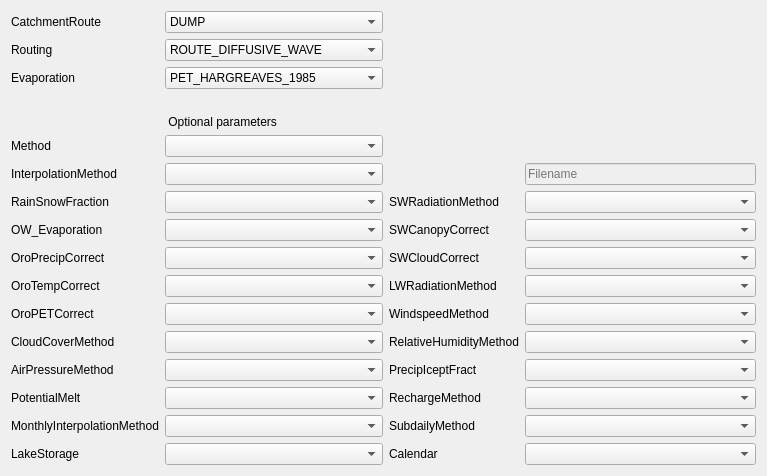
       <widget class="QWidget" name="tabWidgetPage2">
        <attribute name="title">
         <string>Sim. Parameters</string>
        </attribute>
        <layout class="QGridLayout" name="gridLayout_3">
         <item row="3" column="0">
          <widget class="QLabel" name="label_5">
           <property name="text">
            <string>Evaporation</string>
           </property>
          </widget>
         </item>
         <item row="18" column="2">
          <widget class="QLabel" name="label_20">
           <property name="text">
            <string>PrecipIceptFract</string>
           </property>
          </widget>
         </item>
         <item row="21" column="3">
          <widget class="QComboBox" name="combo_calendar">
           <item>
            <property name="text">
             <string/>
            </property>
           </item>
           <item>
            <property name="text">
             <string>PROLEPTIC_GREGORIAN</string>
            </property>
           </item>
           <item>
            <property name="text">
             <string>JULIAN</string>
            </property>
           </item>
           <item>
            <property name="text">
             <string>GREGORIAN</string>
            </property>
           </item>
           <item>
            <property name="text">
             <string>STANDARD</string>
            </property>
           </item>
           <item>
            <property name="text">
             <string>NOLEAP</string>
            </property>
           </item>
           <item>
            <property name="text">
             <string>365_DAY</string>
            </property>
           </item>
           <item>
            <property name="text">
             <string>ALL_LEAP</string>
            </property>
           </item>
           <item>
            <property name="text">
             <string>366_DAY</string>
            </property>
           </item>
          </widget>
         </item>
         <item row="19" column="2">
          <widget class="QLabel" name="label_22">
           <property name="text">
            <string>RechargeMethod</string>
           </property>
          </widget>
         </item>
         <item row="13" column="2">
          <widget class="QLabel" name="label_13">
           <property name="text">
            <string>SWCanopyCorrect</string>
           </property>
          </widget>
         </item>
         <item row="15" column="1">
          <widget class="QComboBox" name="combo_orotemp">
           <item>
            <property name="text">
             <string/>
            </property>
           </item>
           <item>
            <property name="text">
             <string>OROCORR_NONE</string>
            </property>
           </item>
           <item>
            <property name="text">
             <string>OROCORR_HBV</string>
            </property>
           </item>
           <item>
            <property name="text">
             <string>OROCORR_UBC</string>
            </property>
           </item>
           <item>
            <property name="text">
             <string>OROCORR_UBC_2</string>
            </property>
           </item>
           <item>
            <property name="text">
             <string>OROCORR_SIMPLE</string>
            </property>
           </item>
          </widget>
         </item>
         <item row="12" column="1">
          <widget class="QComboBox" name="combo_rainsnowfrac">
           <item>
            <property name="text">
             <string/>
            </property>
           </item>
           <item>
            <property name="text">
             <string>RAINSNOW_DINGMAN</string>
            </property>
           </item>
           <item>
            <property name="text">
             <string>RAINSNOW_DATA</string>
            </property>
           </item>
           <item>
            <property name="text">
             <string>RAINSNOW_UBC</string>
            </property>
           </item>
           <item>
            <property name="text">
             <string>RAINSNOW_HBV</string>
            </property>
           </item>
           <item>
            <property name="text">
             <string>RAINSNOW_HSPF</string>
            </property>
           </item>
           <item>
            <property name="text">
             <string>RAINSNOW_HARDER</string>
            </property>
           </item>
          </widget>
         </item>
         <item row="17" column="1">
          <widget class="QComboBox" name="combo_cloudcover">
           <item>
            <property name="text">
             <string/>
            </property>
           </item>
           <item>
            <property name="text">
             <string>CLOUDCOV_NONE</string>
            </property>
           </item>
           <item>
            <property name="text">
             <string>CLOUDCOV_DATA</string>
            </property>
           </item>
           <item>
            <property name="text">
             <string>CLOUDCOV_UBC</string>
            </property>
           </item>
          </widget>
         </item>
         <item row="16" column="1">
          <widget class="QComboBox" name="combo_oropet">
           <item>
            <property name="text">
             <string/>
            </property>
           </item>
           <item>
            <property name="text">
             <string>OROCORR_NONE</string>
            </property>
           </item>
           <item>
            <property name="text">
             <string>OROCORR_HBV</string>
            </property>
           </item>
           <item>
            <property name="text">
             <string>OROCORR_UBC</string>
            </property>
           </item>
           <item>
            <property name="text">
             <string>OROCORR_UBC_2</string>
            </property>
           </item>
           <item>
            <property name="text">
             <string>OROCORR_PRMS</string>
            </property>
           </item>
          </widget>
         </item>
         <item row="16" column="3">
          <widget class="QComboBox" name="combo_windspeed">
           <item>
            <property name="text">
             <string/>
            </property>
           </item>
           <item>
            <property name="text">
             <string>WINDVEL_CONSTANT</string>
            </property>
           </item>
           <item>
            <property name="text">
             <string>WINDVEL_DATA</string>
            </property>
           </item>
           <item>
            <property name="text">
             <string>WINDVEL_UBC</string>
            </property>
           </item>
          </widget>
         </item>
         <item row="10" column="0">
          <widget class="QLabel" name="label_4">
           <property name="layoutDirection">
            <enum>Qt::LeftToRight</enum>
           </property>
           <property name="text">
            <string>InterpolationMethod</string>
           </property>
          </widget>
         </item>
         <item row="13" column="3">
          <widget class="QComboBox" name="combo_swcanopy">
           <item>
            <property name="text">
             <string/>
            </property>
           </item>
           <item>
            <property name="text">
             <string>SW_CANOPY_CORR_NONE</string>
            </property>
           </item>
           <item>
            <property name="text">
             <string>SW_CANOPY_CORR_STATIC</string>
            </property>
           </item>
           <item>
            <property name="text">
             <string>SW_CANOPY_CORR_DYNAMIC</string>
            </property>
           </item>
           <item>
            <property name="text">
             <string>SW_CANOPY_CORR_UBC</string>
            </property>
           </item>
          </widget>
         </item>
         <item row="18" column="0">
          <widget class="QLabel" name="label_19">
           <property name="text">
            <string>AirPressureMethod</string>
           </property>
          </widget>
         </item>
         <item row="14" column="3">
          <widget class="QComboBox" name="combo_swcloud">
           <item>
            <property name="text">
             <string/>
            </property>
           </item>
           <item>
            <property name="text">
             <string>SW_CLOUDCOV_CORR_NONE</string>
            </property>
           </item>
           <item>
            <property name="text">
             <string>SW_CLOUDCOV_CORR_DINGMAN</string>
            </property>
           </item>
           <item>
            <property name="text">
             <string>SW_CLOUDCOV_CORR_UBC</string>
            </property>
           </item>
          </widget>
         </item>
         <item row="18" column="3">
          <widget class="QComboBox" name="combo_precipicept">
           <item>
            <property name="text">
             <string/>
            </property>
           </item>
           <item>
            <property name="text">
             <string>PRECIP_ICEPT_USER</string>
            </property>
           </item>
           <item>
            <property name="text">
             <string>PRECIP_ICEPT_LAI</string>
            </property>
           </item>
           <item>
            <property name="text">
             <string>PRECIP_ICEPT_EXPLAI</string>
            </property>
           </item>
           <item>
            <property name="text">
             <string>PRECIP_ICEPT_NONE</string>
            </property>
           </item>
           <item>
            <property name="text">
             <string>PRECIP_ICEPT_HEDSTROM</string>
            </property>
           </item>
          </widget>
         </item>
         <item row="16" column="2">
          <widget class="QLabel" name="label_17">
           <property name="text">
            <string>WindspeedMethod</string>
           </property>
          </widget>
         </item>
         <item row="12" column="0">
          <widget class="QLabel" name="label_6">
           <property name="text">
            <string>RainSnowFraction</string>
           </property>
          </widget>
         </item>
         <item row="20" column="1">
          <widget class="QComboBox" name="combo_monthlyinterpo">
           <item>
            <property name="text">
             <string/>
            </property>
           </item>
           <item>
            <property name="text">
             <string>MONTHINT_UNIFORM</string>
            </property>
           </item>
           <item>
            <property name="text">
             <string>MONTHINT_LINEAR_MID</string>
            </property>
           </item>
           <item>
            <property name="text">
             <string>MONTHINT_LINEAR_FOM</string>
            </property>
           </item>
           <item>
            <property name="text">
             <string>MONTHINT_LINEAR_21</string>
            </property>
           </item>
          </widget>
         </item>
         <item row="16" column="0">
          <widget class="QLabel" name="label_11">
           <property name="text">
            <string>OroPETCorrect</string>
           </property>
          </widget>
         </item>
         <item row="19" column="0">
          <widget class="QLabel" name="label_21">
           <property name="text">
            <string>PotentialMelt</string>
           </property>
          </widget>
         </item>
         <item row="18" column="1">
          <widget class="QComboBox" name="combo_airpressure">
           <item>
            <property name="text">
             <string/>
            </property>
           </item>
           <item>
            <property name="text">
             <string>AIRPRESS_BASIC</string>
            </property>
           </item>
           <item>
            <property name="text">
             <string>AIRPRESS_CONST</string>
            </property>
           </item>
           <item>
            <property name="text">
             <string>AIRPRESS_DATA</string>
            </property>
           </item>
           <item>
            <property name="text">
             <string>AIRPRESS_UBC</string>
            </property>
           </item>
          </widget>
         </item>
         <item row="19" column="1">
          <widget class="QComboBox" name="combo_potentialmelt">
           <item>
            <property name="text">
             <string/>
            </property>
           </item>
           <item>
            <property name="text">
             <string>POTMELT_DEGREE_DAY</string>
            </property>
           </item>
           <item>
            <property name="text">
             <string>POTMELT_NONE</string>
            </property>
           </item>
           <item>
            <property name="text">
             <string>POTMELT_EB</string>
            </property>
           </item>
           <item>
            <property name="text">
             <string>POTMELT_RESTRICTED</string>
            </property>
           </item>
           <item>
            <property name="text">
             <string>POTMELT_UBCWM</string>
            </property>
           </item>
           <item>
            <property name="text">
             <string>POTMELT_HBV</string>
            </property>
           </item>
           <item>
            <property name="text">
             <string>POTMELT_CRHM</string>
            </property>
           </item>
           <item>
            <property name="text">
             <string>POTMELT_HMETS</string>
            </property>
           </item>
          </widget>
         </item>
         <item row="3" column="1">
          <widget class="QComboBox" name="combo_evapo">
           <item>
            <property name="text">
             <string>PET_HARGREAVES_1985</string>
            </property>
           </item>
           <item>
            <property name="text">
             <string>PET_DATA</string>
            </property>
           </item>
           <item>
            <property name="text">
             <string>PET_OUDIN</string>
            </property>
           </item>
           <item>
            <property name="text">
             <string>PET_PENMAN_MONTEITH</string>
            </property>
           </item>
           <item>
            <property name="text">
             <string>PET_PENMAN_COMBINATION</string>
            </property>
           </item>
           <item>
            <property name="text">
             <string>PET_PRIESTLEY_TAYLOR</string>
            </property>
           </item>
           <item>
            <property name="text">
             <string>PET_HARGREAVES</string>
            </property>
           </item>
           <item>
            <property name="text">
             <string>PET_HAMON_1961</string>
            </property>
           </item>
           <item>
            <property name="text">
             <string>PET_TURC_1961</string>
            </property>
           </item>
           <item>
            <property name="text">
             <string>PET_MAKKINK_1957</string>
            </property>
           </item>
           <item>
            <property name="text">
             <string>PET_FROMMONTHLY</string>
            </property>
           </item>
           <item>
            <property name="text">
             <string>PET_MONTHLY_FACTOR</string>
            </property>
           </item>
           <item>
            <property name="text">
             <string>PET_MOHYSE</string>
            </property>
           </item>
           <item>
            <property name="text">
             <string>PET_CONSTANT</string>
            </property>
           </item>
          </widget>
         </item>
         <item row="14" column="2">
          <widget class="QLabel" name="label_14">
           <property name="text">
            <string>SWCloudCorrect</string>
           </property>
          </widget>
         </item>
         <item row="5" column="0">
          <widget class="QLabel" name="label_38">
           <property name="text">
            <string/>
           </property>
          </widget>
         </item>
         <item row="1" column="0">
          <widget class="QLabel" name="label_2">
           <property name="text">
            <string>CatchmentRoute</string>
           </property>
          </widget>
         </item>
         <item row="15" column="0">
          <widget class="QLabel" name="label_10">
           <property name="text">
            <string>OroTempCorrect</string>
           </property>
          </widget>
         </item>
         <item row="20" column="3">
          <widget class="QComboBox" name="combo_subdaily">
           <item>
            <property name="text">
             <string/>
            </property>
           </item>
           <item>
            <property name="text">
             <string>SUBDAILY_NONE</string>
            </property>
           </item>
           <item>
            <property name="text">
             <string>SUBDAILY_UBC</string>
            </property>
           </item>
           <item>
            <property name="text">
             <string>SUBDAILY_SIMPLE</string>
            </property>
           </item>
          </widget>
         </item>
         <item row="13" column="0">
          <widget class="QLabel" name="label_7">
           <property name="text">
            <string>OW_Evaporation</string>
           </property>
          </widget>
         </item>
         <item row="20" column="2">
          <widget class="QLabel" name="label_24">
           <property name="text">
            <string>SubdailyMethod</string>
           </property>
          </widget>
         </item>
         <item row="21" column="2">
          <widget class="QLabel" name="label_26">
           <property name="text">
            <string>Calendar</string>
           </property>
          </widget>
         </item>
         <item row="20" column="0">
          <widget class="QLabel" name="label_23">
           <property name="text">
            <string>MonthlyInterpolationMethod</string>
           </property>
          </widget>
         </item>
         <item row="14" column="1">
          <widget class="QComboBox" name="combo_oroprecip">
           <item>
            <property name="text">
             <string/>
            </property>
           </item>
           <item>
            <property name="text">
             <string>OROCORR_NONE</string>
            </property>
           </item>
           <item>
            <property name="text">
             <string>OROCORR_HBV</string>
            </property>
           </item>
           <item>
            <property name="text">
             <string>OROCORR_UBC</string>
            </property>
           </item>
           <item>
            <property name="text">
             <string>OROCORR_UBC_2</string>
            </property>
           </item>
           <item>
            <property name="text">
             <string>OROCORR_SIMPLE</string>
            </property>
           </item>
          </widget>
         </item>
         <item row="10" column="1">
          <widget class="QComboBox" name="combo_interpo">
           <item>
            <property name="text">
             <string/>
            </property>
           </item>
           <item>
            <property name="text">
             <string>INTERP_NEAREST_NEIGHBOR</string>
            </property>
           </item>
           <item>
            <property name="text">
             <string>INTERP_INVERSE_DISTANCE</string>
            </property>
           </item>
           <item>
            <property name="text">
             <string>INTERP_AVERAGE_ALL</string>
            </property>
           </item>
           <item>
            <property name="text">
             <string>INTERP_FROM_FILE</string>
            </property>
           </item>
          </widget>
         </item>
         <item row="13" column="1">
          <widget class="QComboBox" name="combo_owevapo">
           <item>
            <property name="text">
             <string/>
            </property>
           </item>
           <item>
            <property name="text">
             <string>PET_HARGREAVES_1985</string>
            </property>
           </item>
           <item>
            <property name="text">
             <string>PET_DATA</string>
            </property>
           </item>
           <item>
            <property name="text">
             <string>PET_OUDIN</string>
            </property>
           </item>
           <item>
            <property name="text">
             <string>PET_PENMAN_MONTEITH</string>
            </property>
           </item>
           <item>
            <property name="text">
             <string>PET_PENMAN_COMBINATION</string>
            </property>
           </item>
           <item>
            <property name="text">
             <string>PET_PRIESTLEY_TAYLOR</string>
            </property>
           </item>
           <item>
            <property name="text">
             <string>PET_HARGREAVES</string>
            </property>
           </item>
           <item>
            <property name="text">
             <string>PET_HAMON_1961</string>
            </property>
           </item>
           <item>
            <property name="text">
             <string>PET_TURC_1961</string>
            </property>
           </item>
           <item>
            <property name="text">
             <string>PET_MAKKINK_1957</string>
            </property>
           </item>
           <item>
            <property name="text">
             <string>PET_FROMMONTHLY</string>
            </property>
           </item>
           <item>
            <property name="text">
             <string>PET_MONTHLY_FACTOR</string>
            </property>
           </item>
           <item>
            <property name="text">
             <string>PET_MOHYSE</string>
            </property>
           </item>
           <item>
            <property name="text">
             <string>PET_CONSTANT</string>
            </property>
           </item>
          </widget>
         </item>
         <item row="19" column="3">
          <widget class="QComboBox" name="combo_recharge">
           <item>
            <property name="text">
             <string/>
            </property>
           </item>
           <item>
            <property name="text">
             <string>RECHARGE_NONE</string>
            </property>
           </item>
           <item>
            <property name="text">
             <string>RECHARGE_DATA</string>
            </property>
           </item>
          </widget>
         </item>
         <item row="1" column="1">
          <widget class="QComboBox" name="combo_catchment">
           <item>
            <property name="text">
             <string>DUMP</string>
            </property>
           </item>
           <item>
            <property name="text">
             <string>ROUTE_GAMMA_CONVOLUTION</string>
            </property>
           </item>
           <item>
            <property name="text">
             <string>ROUTE_TRI_CONVOLUTION</string>
            </property>
           </item>
           <item>
            <property name="text">
             <string>ROUTE_RESERVOIRS_SERIES</string>
            </property>
           </item>
          </widget>
         </item>
         <item row="9" column="1">
          <widget class="QComboBox" name="combo_method">
           <item>
            <property name="text">
             <string/>
            </property>
           </item>
           <item>
            <property name="text">
             <string>ORDERED_SERIES</string>
            </property>
           </item>
           <item>
            <property name="text">
             <string>EULER</string>
            </property>
           </item>
          </widget>
         </item>
         <item row="17" column="2">
          <widget class="QLabel" name="label_18">
           <property name="text">
            <string>RelativeHumidityMethod</string>
           </property>
          </widget>
         </item>
         <item row="15" column="2">
          <widget class="QLabel" name="label_15">
           <property name="text">
            <string>LWRadiationMethod</string>
           </property>
          </widget>
         </item>
         <item row="17" column="0">
          <widget class="QLabel" name="label_16">
           <property name="text">
            <string>CloudCoverMethod</string>
           </property>
          </widget>
         </item>
         <item row="2" column="1">
          <widget class="QComboBox" name="combo_routing">
           <item>
            <property name="text">
             <string>ROUTE_DIFFUSIVE_WAVE</string>
            </property>
           </item>
           <item>
            <property name="text">
             <string>ROUTE_HYDROLOGIC</string>
            </property>
           </item>
           <item>
            <property name="text">
             <string>ROUTE_NONE</string>
            </property>
           </item>
           <item>
            <property name="text">
             <string>ROUTE_STORAGE_COEFF</string>
            </property>
           </item>
           <item>
            <property name="text">
             <string>ROUTE_PLUG_FLOW</string>
            </property>
           </item>
           <item>
            <property name="text">
             <string>ROUTE_MUSKINGUM</string>
            </property>
           </item>
          </widget>
         </item>
         <item row="21" column="0">
          <widget class="QLabel" name="label_25">
           <property name="text">
            <string>LakeStorage</string>
           </property>
          </widget>
         </item>
         <item row="15" column="3">
          <widget class="QComboBox" name="combo_lwradation">
           <item>
            <property name="text">
             <string/>
            </property>
           </item>
           <item>
            <property name="text">
             <string>LW_RAD_DATA</string>
            </property>
           </item>
           <item>
            <property name="text">
             <string>LW_RAD_DEFAULT</string>
            </property>
           </item>
           <item>
            <property name="text">
             <string>LW_RAD_UBC</string>
            </property>
           </item>
           <item>
            <property name="text">
             <string>LW_RAD_HSPF</string>
            </property>
           </item>
          </widget>
         </item>
         <item row="2" column="0">
          <widget class="QLabel" name="label">
           <property name="layoutDirection">
            <enum>Qt::LeftToRight</enum>
           </property>
           <property name="text">
            <string>Routing</string>
           </property>
           <property name="alignment">
            <set>Qt::AlignLeading|Qt::AlignLeft|Qt::AlignVCenter</set>
           </property>
          </widget>
         </item>
         <item row="17" column="3">
          <widget class="QComboBox" name="combo_relhumidity">
           <item>
            <property name="text">
             <string/>
            </property>
           </item>
           <item>
            <property name="text">
             <string>RELHUM_CONSTANT</string>
            </property>
           </item>
           <item>
            <property name="text">
             <string>RELHUM_DATA</string>
            </property>
           </item>
           <item>
            <property name="text">
             <string>RELHUM_MINDEWPT</string>
            </property>
           </item>
          </widget>
         </item>
         <item row="9" column="0">
          <widget class="QLabel" name="label_3">
           <property name="text">
            <string>Method</string>
           </property>
          </widget>
         </item>
         <item row="12" column="3">
          <widget class="QComboBox" name="combo_swradation">
           <item>
            <property name="text">
             <string/>
            </property>
           </item>
           <item>
            <property name="text">
             <string>SW_RAD_DEFAULT</string>
            </property>
           </item>
           <item>
            <property name="text">
             <string>SW_RAD_DATA</string>
            </property>
           </item>
           <item>
            <property name="text">
             <string>SW_RAD_UBCWM</string>
            </property>
           </item>
          </widget>
         </item>
         <item row="12" column="2">
          <widget class="QLabel" name="label_12">
           <property name="text">
            <string>SWRadiationMethod</string>
           </property>
          </widget>
         </item>
         <item row="14" column="0">
          <widget class="QLabel" name="label_8">
           <property name="text">
            <string>OroPrecipCorrect</string>
           </property>
          </widget>
         </item>
         <item row="10" column="3">
          <widget class="QLineEdit" name="txt_interpofile">
           <property name="enabled">
            <bool>false</bool>
           </property>
           <property name="placeholderText">
            <string>Filename</string>
           </property>
          </widget>
         </item>
         <item row="21" column="1">
          <widget class="QComboBox" name="combo_lakestorage">
           <item>
            <property name="text">
             <string/>
            </property>
           </item>
           <item>
            <property name="text">
             <string>SURFACE_WATER</string>
            </property>
           </item>
           <item>
            <property name="text">
             <string>LAKE_STORAGE</string>
            </property>
           </item>
          </widget>
         </item>
         <item row="7" column="1">
          <widget class="QLabel" name="label_9">
           <property name="text">
            <string> Optional parameters</string>
           </property>
          </widget>
         </item>
        </layout>
       </widget>
